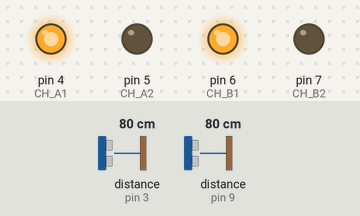
The sketch below on a simulated Arduino Uno, built with avr-gcc and run on an emulated ATmega328P. Parts: output pins drawn as LEDs (lit = HIGH). Wiring (inferred from the names in the program): 2 × ultrasonic range finder: trigger pin 2, echo pin 3 / trigger pin 8, echo pin 9. Dashed ring = blinking. The test bench sets the inputs (shaded band); at power-on: distance to the obstacle (sensors on pin 3, pin 9) 80 cm. The echo pulse lasts 58.3 µs per cm; pins used as bus, display or sensor lines are not drawn.

Above: at 1.2 s.
1.3 s: distance to the obstacle (sensor on pin 3) set to 12 cm
2.8 s: distance to the obstacle (sensor on pin 3) set to 9 cm
At 3.97 s:
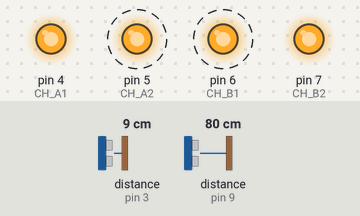
5.8 s: distance to the obstacle (sensor on pin 9) set to 12 cm
8.8 s: distance to the obstacle (sensor on pin 9) set to 9 cm
At 10.0 s:
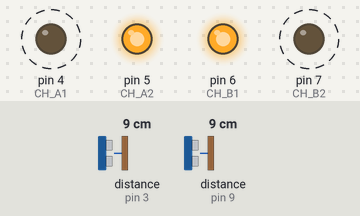
11.8 s: distance to the obstacle (sensor on pin 9) set to 18 cm
At 12.7 s:
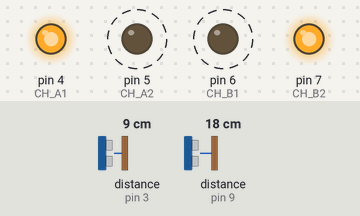
14.8 s: distance to the obstacle (sensor on pin 9) set to 2 cm
At 15.7 s:
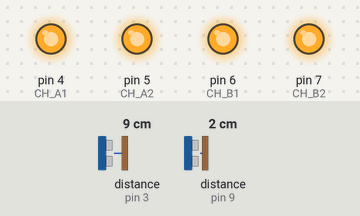
Timing chart, 0 to 18.8 s (numbered marks = the images above; inputs shaded):
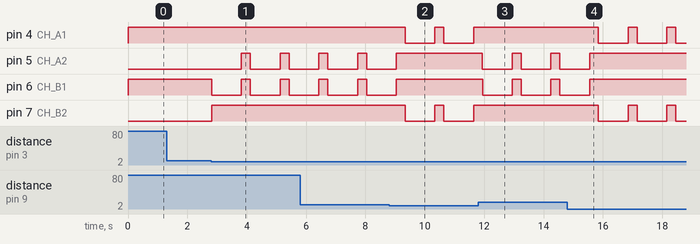

The sketch:

solucionador_labirinto.ino
```cpp
// Sensor ultrassonico frontal
#define PIN_TRIG_F 2
#define PIN_ECHO_F 3
// Sensor ultrassonico lateral
#define PIN_TRIG_L 8
#define PIN_ECHO_L 9
// Motor A
#define CH_A1 4
#define CH_A2 5
// Motor B
#define CH_B1 6
#define CH_B2 7
// Variaveis
float dist_frontal = 0;
float dist_lateral = 0;

void setup()
{
  // Setup sensores ultrassonicos
  pinMode(PIN_TRIG_F, OUTPUT);
  pinMode(PIN_ECHO_F, INPUT);
  digitalWrite(PIN_TRIG_F, LOW);
  pinMode(PIN_TRIG_L, OUTPUT);
  pinMode(PIN_ECHO_L, INPUT);
  digitalWrite(PIN_TRIG_L, LOW);
  // Setup motores
  pinMode(CH_A1, OUTPUT);
  pinMode(CH_A2, OUTPUT);
  pinMode(CH_B1, OUTPUT);
  pinMode(CH_B2, OUTPUT);
}

void loop()
{
  paraFrente();
  dist_frontal = medeDistancia(PIN_TRIG_F, PIN_ECHO_F);
  dist_lateral = medeDistancia(PIN_TRIG_L, PIN_ECHO_L);
  if (dist_frontal < 10 && dist_lateral < 10)
  {
    curvaEsquerda();
  }
  else if (dist_frontal < 10 && dist_lateral > 10)
  {
    curvaDireita();
  }
  else
  {
    paraFrente();
  }
  delay(100);
}

void paraFrente()
{
  // Gira o motor A para frente
  digitalWrite(CH_A1, HIGH);
  digitalWrite(CH_A2, LOW);
  // Gira o motor B para frente
  digitalWrite(CH_B1, HIGH);
  digitalWrite(CH_B2, LOW);
}

void curvaEsquerda()
{
  // Gira o motor A para trás
  digitalWrite(CH_A1, LOW);
  digitalWrite(CH_A2, HIGH);
  // Gira o motor B para frente
  digitalWrite(CH_B1, HIGH);
  digitalWrite(CH_B2, LOW);
  // Espera 1 segundo
  delay(1000);

  // Freia ambos os motores por 0,2 segundos
  digitalWrite(CH_A1, HIGH);
  digitalWrite(CH_A2, HIGH);
  digitalWrite(CH_B1, HIGH);
  digitalWrite(CH_B2, HIGH);
  delay(200);
}

void curvaDireita()
{
  // Gira o motor A para frente
  digitalWrite(CH_A1, HIGH);
  digitalWrite(CH_A2, LOW);
  // Gira o motor B para trás
  digitalWrite(CH_B1, LOW);
  digitalWrite(CH_B2, HIGH);
  // Espera 1 segundo
  delay(1000);

  // Freia ambos os motores por 0,2 segundos
  digitalWrite(CH_A1, HIGH);
  digitalWrite(CH_A2, HIGH);
  digitalWrite(CH_B1, HIGH);
  digitalWrite(CH_B2, HIGH);
  delay(200);
}

float medeDistancia(int pinTrig, int pinEcho)
{
  // Para fazer o sensor enviar um pulso ultrassonico, nos temos
  // que enviar para o pino de trigger um sinal de nivel alto
  // com pelo menos 10 microssegundos de duracao
  digitalWrite(pinTrig, HIGH);
  delayMicroseconds(10);
  digitalWrite(pinTrig, LOW);

  // Mede o tempo de duracao do sinal no pino de leitura em microssegundos
  float tempo_echo = pulseIn(pinEcho, HIGH);
  // Velocidade do som em metros por microssegundos
  float velocidade_som = 0.00034029;

  // Multiplicamos o tempo que o som demora para ir de um pino a outro
  //(trigger ao echo) pela velocidade do som em microssegundos e então
  // dividimos por 2 (ida e volta)  e multiplicamos por 100 para
  // encontrarmos a distancia lida em centimetros
  return (100 * (tempo_echo * velocidade_som) / 2);
}
```

Measured:
- the behaviour switches between 11 and 10 cm on distance to the obstacle (sensor on pin 3) (found by bisection; images 0 and 1)
- the behaviour switches between 11 and 10 cm on distance to the obstacle (sensor on pin 9) (found by bisection; images 1 and 2)
- after the input at 1.3 s, every drawn part: stays the same
- after the input at 2.8 s, pin 5 (CH_A2): alternates HIGH for 0.30 s and LOW for 1.0 s, starting after 1.0 s; pin 6 (CH_B1): alternates HIGH for 0.31 s and LOW for 1.0 s, starting at once; pin 7 (CH_B2): LOW → HIGH at once
- after the input at 8.8 s, pin 4 (CH_A1), pin 7 (CH_B2): alternates HIGH for 0.30 s and LOW for 1.0 s, starting after 0.54 s; pin 5 (CH_A2), pin 6 (CH_B1): goes on until 9.0 s, then stays HIGH
- after the input at 11.8 s, pin 4 (CH_A1), pin 7 (CH_B2): stops changing and stays HIGH; pin 5 (CH_A2), pin 6 (CH_B1): alternates HIGH for 0.30 s and LOW for 1.0 s, starting after 0.14 s
- after the input at 14.8 s, pin 4 (CH_A1), pin 7 (CH_B2): alternates HIGH for 0.30 s and LOW for 1.0 s, starting after 1.1 s; pin 5 (CH_A2), pin 6 (CH_B1): goes on until 15.6 s, then stays HIGH
